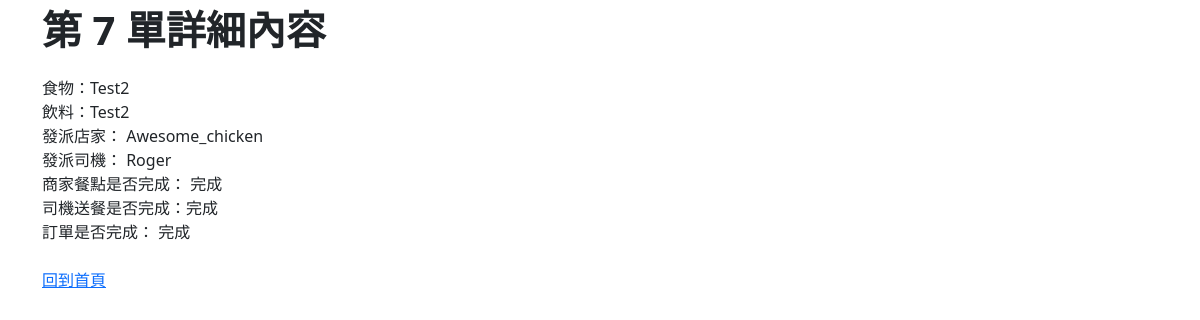
Page /ubereats/detail_order/7 on the committed database.
### ubereats/models.py (models this page shows, shortened)
class Order(models.Model):
    is_completed = models.BooleanField(default=False)
    store = models.ForeignKey(Store, on_delete=models.CASCADE, null=True)
    driver = models.ForeignKey(Driver, on_delete=models.CASCADE, null=True)
    food = models.CharField('食物', max_length=30, blank=True, default='')
    drink = models.CharField('飲料', max_length=30, blank=True, default='')
    created_dt = models.DateTimeField(auto_now_add=True)
    is_store_completed = models.BooleanField(default=False)
    is_driver_completed = models.BooleanField(default=False)
    class Meta:
        db_table = 'tb_order'

class Store(models.Model):
    name = models.CharField('店家', max_length=30, blank=True, default='')
    def __str__(self):
        return self.name
    class Meta:
        db_table = 'tb_store'

class Driver(models.Model):
    name = models.CharField('司機', max_length=30, blank=True, default='')
    def __str__(self):
        return self.name
    class Meta:
        db_table = 'tb_driver'

### ubereats/views.py (the view)
# urls.py: path('detail_order/<int:pk>', views.detail_order, name="Detail_Order"),
def detail_order(request, pk):
    try:
        order = Order.objects.get(id=pk)
    except Order.DoesNotExist:
        raise Http404("No OrderModel matches the given query.")
    context = {
        "order": order
    }
    return render(request, 'detail_order.html', context)

### ubereats/templates/detail_order.html (shortened to what this page needs)
{% extends 'base.html' %}
{% block content %}
<p class="fs-1 fw-bold"> 第 {{ order.id }} 單詳細內容</p>
    <div>
        食物：{{ order.food }}</br>
        飲料：{{ order.drink }}</br>
        發派店家：{% if order.store %} <td>{{ order.store }}</td> {% else %} <td>未發派商家</td>{% endif %} </br>
        發派司機：{% if order.driver %} <td>{{ order.driver }}</td> {% else %} <td>未發派司機</td> {% endif %} </br>
        商家餐點是否完成：{% if order.is_store_completed %} <td>完成</td> {% else %} <td>未完成</td> {% endif %} </br>
        司機送餐是否完成：{% if order.is_driver_completed %}<td>完成</td> {% else %} <td>未完成</td> {% endif %} </br>
        訂單是否完成：{% if order.is_store_completed %} <td>完成</td> {% else %} <td>未完成</td> {% endif %} </br>
    </div>
    <a href="{% url "Index" %}">回到首頁</a>
{% endblock %}

### rows in the picture
Order: id "7", food "Test2", drink "Test2", store "Awesome_chicken", driver "Roger"
